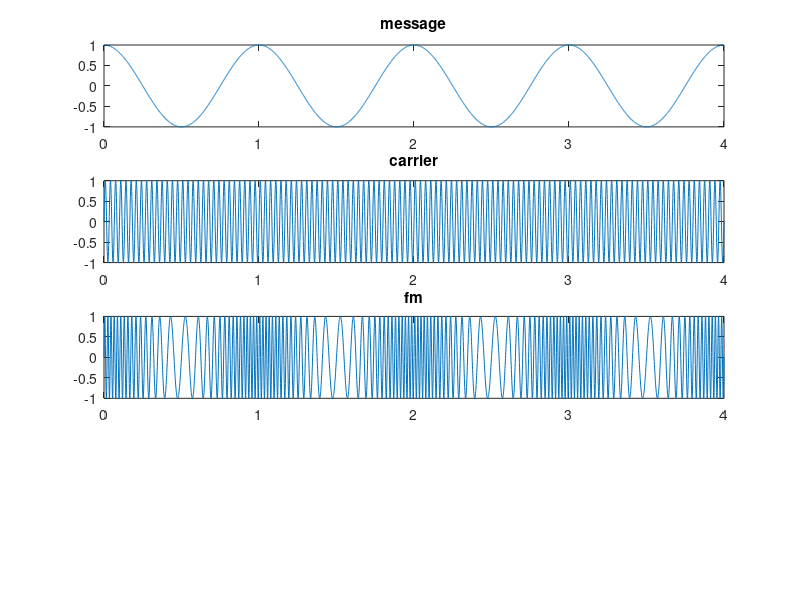

Reproduce this figure in MATLAB. (Note: this script raises an error after producing the figure.)
clc; 
clear all; 
close all;
t=[0:0.001:4];
f1=1
m=cos(2*pi*f1*t);
subplot(4,2,[1,2]);
plot(t,m);
title('message');
f2=30;
c=sin(2*pi*f2*t);
subplot(4,2,[3,4]);
plot(t,c);
title('carrier');
mf=20;
s=sin((2*pi*f2*t)+(mf*sin(2*pi*f1*t)))
subplot(4,2,[5,6]);
plot(t,s); 
title('fm');
syms t1;
x=diff(s);
y=abs(x);
[b,a]=butter(10,0.033)
s1=filter(b,a,y);
subplot(6,2,[11,12]);
plot(s1);
title('demodulation'); 